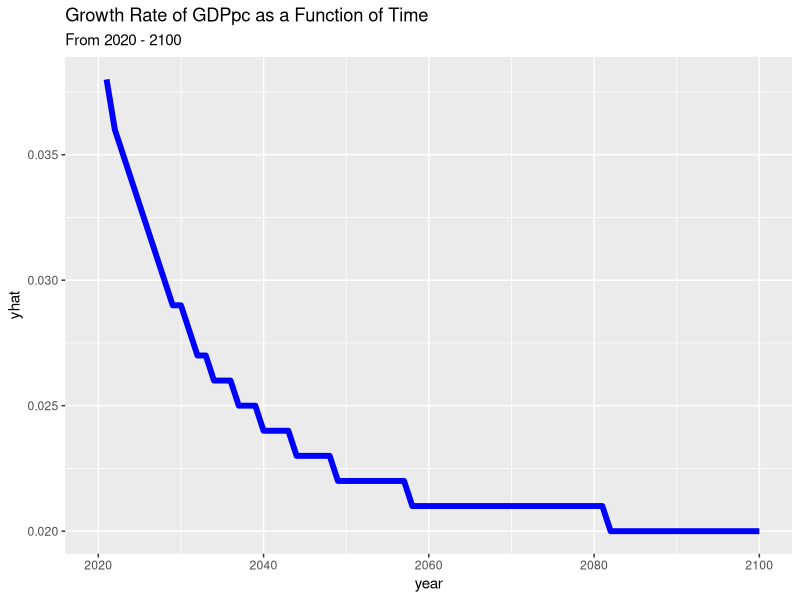
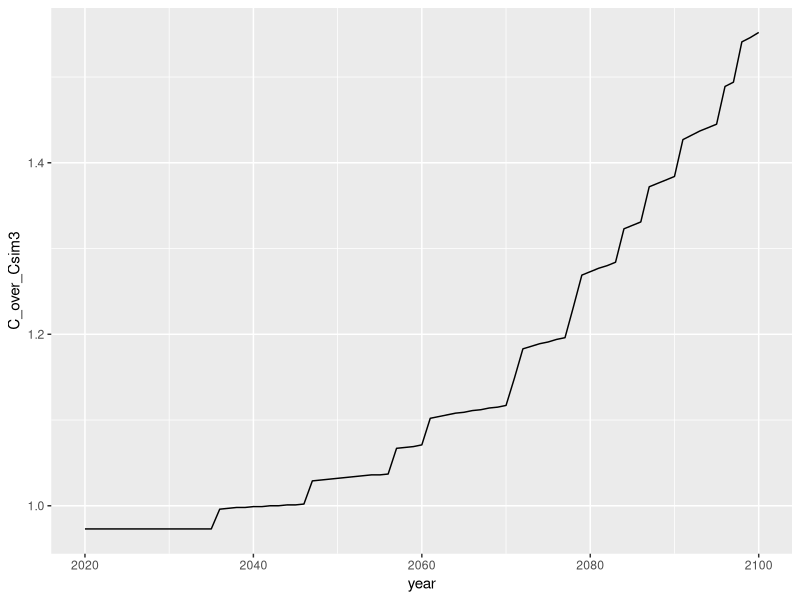
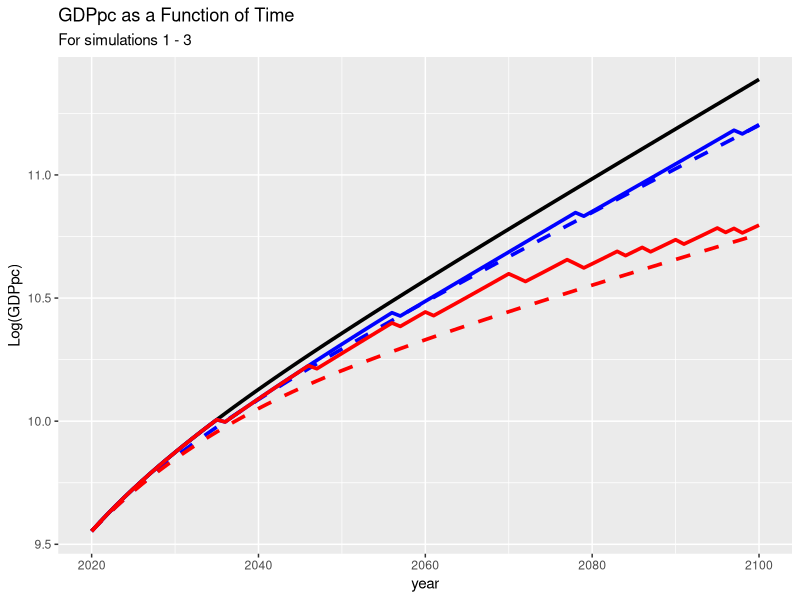
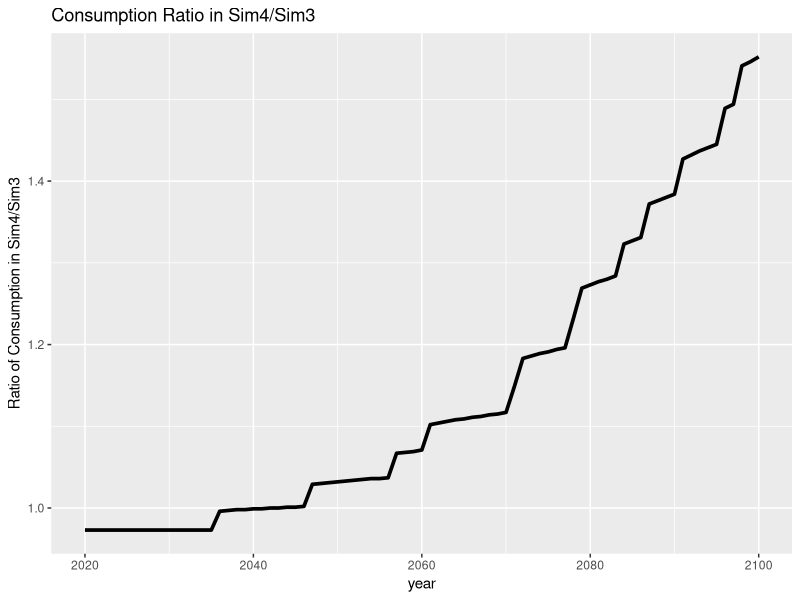

Generate these figures, in order, with R:
## ---- chunk 1
knitr::opts_chunk$set(echo = TRUE)
## ---- chunk 2
library(tidyverse)
## ---- chunk 3
# Parameters
s = .25
delta = .04
alpha = .33
n = .03
g = .02

# y_sim1 in 2017 USD (PPP), K_sim1 in mill 2017 USD (PPP), A_sim1 in index
L_0 = 45.0
K_0 = 1075795.25
A_0 = 10862.74
## ---- chunk 4
sim1 <- data.frame(year = 2020:2100,
                   L = L_0,
                   K_sim1 = K_0,
                   A_sim1 = A_0,
                   yhat_sim1 = NA,
                   Y_sim1 = K_0^alpha*(A_0*L_0)^(1-alpha),
                   y_sim1 = K_0^alpha*(A_0*L_0)^(1-alpha)/L_0)

# Start calculating values
sim1 <- sim1 %>%
  mutate(L = L_0*exp(n*(year-2020)))

for (i in 2:nrow(sim1)) {
  sim1$A_sim1[i] <- sim1$A_sim1[i-1]*exp(g)
  sim1$K_sim1[i] <- (1-delta)*sim1$K_sim1[i-1] + s*sim1$Y_sim1[i-1]
  sim1$Y_sim1[i] <- sim1$K_sim1[i]^alpha*(sim1$L[i]*sim1$A_sim1[i])^(1-alpha)
  sim1$y_sim1[i] <- sim1$Y_sim1[i]/sim1$L[i]
  sim1$yhat_sim1[i] <- (sim1$y_sim1[i]-sim1$y_sim1[i-1])/sim1$y_sim1[i-1]
}
sim1 <- sim1%>%
  mutate_if(is.numeric, round, digits= 3)
# Renaming
sim1 <- rename(sim1, K = K_sim1, A= A_sim1, yhat = yhat_sim1, Y= Y_sim1, y= y_sim1)

ggplot(data = sim1, aes(x = year, y = yhat)) + 
  geom_line(color = 'blue', size = 2) + 
  labs(title = "Growth Rate of GDPpc as a Function of Time", subtitle = "From 2020 - 2100")
  
  
## ---- chunk 5
set.seed(420)
pi <- 0.05
theta <- 0.05
year <- c(2020:2100)

W_sim2 <- as.integer(lapply(runif(length(year)), function(x) ifelse(x<pi, 1, 0)))

### Expected [E] ###

sim2_E <- data.frame(year = 2020:2100,
                   W = W_sim2,
                   L = L_0,
                   K_sim2 = K_0,
                   A_sim2 = A_0,
                   yhat_sim2 = NA, 
                   pi = pi)

sim2_E <- sim2_E %>%
  mutate(L = L_0*exp(n*(year-2020)))

sim2_E <- sim2_E %>%
  mutate(Y_sim2 = K_0^alpha*(A_sim2*L_0)^(1-alpha),
                   y_sim2 = K_0^alpha*(A_sim2*L_0)^(1-alpha)/L_0)

for (i in 2:nrow(sim2_E)) {
  sim2_E$A_sim2[i] <- sim2_E$A_sim2[i-1]*exp(g)*(1-sim2_E$pi[i]*theta)
  sim2_E$K_sim2[i] <- (1-delta)*sim2_E$K_sim2[i-1] + s*sim2_E$Y_sim2[i-1]
  sim2_E$Y_sim2[i] <- sim2_E$K_sim2[i]^alpha*(sim2_E$L[i]*sim2_E$A_sim2[i])^(1-alpha)
  sim2_E$y_sim2[i] <- sim2_E$Y_sim2[i]/sim2_E$L[i]
  sim2_E$yhat_sim2[i] <- (sim2_E$y_sim2[i]-sim2_E$y_sim2[i-1])/sim2_E$y_sim2[i-1]
}
sim2_E <- rename(sim2_E, K = K_sim2, A= A_sim2, yhat = yhat_sim2, Y= Y_sim2, y= y_sim2)

sim2_E <- sim2_E%>%
  mutate_if(is.numeric, round, digits= 3)

### Random realisation [RR] ###

sim2_RR <- data.frame(year = 2020:2100,
                   W = W_sim2,
                   L = L_0,
                   K_sim2 = K_0,
                   A_sim2 = A_0,
                   yhat_sim2 = NA)

sim2_RR <- sim2_RR %>%
  mutate(L = L_0*exp(n*(year-2020)))

sim2_RR <- sim2_RR %>%
  mutate( Y_sim2 = K_0^alpha*(A_sim2*L_0)^(1-alpha),
                   y_sim2 = K_0^alpha*(A_sim2*L_0)^(1-alpha)/L_0)

for (i in 2:nrow(sim2_RR)) {
  sim2_RR$A_sim2[i] <- sim2_RR$A_sim2[i-1]*exp(g)*(1-(sim2_RR$W[i]*theta))
  sim2_RR$K_sim2[i] <- (1-delta)*sim2_RR$K_sim2[i-1] + s*sim2_RR$Y_sim2[i-1]
  sim2_RR$Y_sim2[i] <- sim2_RR$K_sim2[i]^alpha*(sim2_RR$L[i]*sim2_RR$A_sim2[i])^(1-alpha)
  sim2_RR$y_sim2[i] <- sim2_RR$Y_sim2[i]/sim2_RR$L[i]
  sim2_RR$yhat_sim2[i] <- (sim2_RR$y_sim2[i]-sim2_RR$y_sim2[i-1])/sim2_RR$y_sim2[i-1]
}

sim2_RR <-rename(sim2_RR, K = K_sim2, A= A_sim2, yhat = yhat_sim2, Y= Y_sim2, y= y_sim2)
sim2_RR <- sim2_RR%>%
  mutate_if(is.numeric, round, digits= 3)
#ggplot(data = sim2_RR, aes(x = year, y = yhat_sim2)) +
  #geom_line()
## ---- chunk 6
### Expected [E] ###

pi_sim3 <- rep(0, 81)
pi_sim3[2:32] <- seq( 0.050,0.20, by=0.005)
pi_sim3[33:81] <- 0.20

sim3_E <- data.frame(year = 2020:2100,
                   L = L_0,
                   K = K_0,
                   A = A_0,
                   yhat = NA, 
                   pi = pi_sim3)

sim3_E <- sim3_E %>%
  mutate(L = L_0*exp(n*(year-2020)))

sim3_E <- sim3_E %>%
  mutate(Y = K_0^alpha*(A*L_0)^(1-alpha),
                   y = K_0^alpha*(A*L_0)^(1-alpha)/L_0)

for (i in 2:nrow(sim3_E)) {
  sim3_E$A[i] <- sim3_E$A[i-1]*exp(g)*(1-sim3_E$pi[i]*theta)
  sim3_E$K[i] <- (1-delta)*sim3_E$K[i-1] + s*sim3_E$Y[i-1]
  sim3_E$Y[i] <- sim3_E$K[i]^alpha*(sim3_E$L[i]*sim3_E$A[i])^(1-alpha)
  sim3_E$y[i] <- sim3_E$Y[i]/sim3_E$L[i]
  sim3_E$yhat[i] <- (sim3_E$y[i]-sim3_E$y[i-1])/sim3_E$y[i-1]
}

sim3_E <- sim3_E%>%
  mutate_if(is.numeric, round, digits= 3)


### Random realisation [RR] ###

set.seed(420)
W_sim3 <- as.integer(runif(length(2020:2100)) < pi_sim3)

sim3_RR <- data.frame(year = 2020:2100,
                   W = W_sim3,
                   L = L_0,
                   K = K_0,
                   A = A_0,
                   yhat = NA)

sim3_RR <- sim3_RR %>%
  mutate(L = L_0*exp(n*(year-2020)))

sim3_RR <- sim3_RR %>%
  mutate( Y = K_0^alpha*(A*L_0)^(1-alpha),
                   y = K_0^alpha*(A*L_0)^(1-alpha)/L_0)


for (i in 2:nrow(sim3_RR)) {
  sim3_RR$A[i] <- sim3_RR$A[i-1]*exp(g)*(1-sim3_RR$W[i]*theta)
  sim3_RR$K[i] <- (1-delta)*sim3_RR$K[i-1] + s*sim3_RR$Y[i-1]
  sim3_RR$Y[i] <- sim3_RR$K[i]^alpha*(sim3_RR$L[i]*sim3_RR$A[i])^(1-alpha)
  sim3_RR$y[i] <- sim3_RR$Y[i]/sim3_RR$L[i]
  sim3_RR$yhat[i] <- (sim3_RR$y[i]-sim3_RR$y[i-1])/sim3_RR$y[i-1]
}
sim3_RR <- sim3_RR%>%
  mutate_if(is.numeric, round, digits= 3)
## ---- chunk 7
s_b <- .02
theta_l <- .01
theta_u <- .05
B_0 <- 0


sim4 <- data.frame(year = 2020:2100,
                   W = W_sim3,
                   L = L_0,
                   K = K_0,
                   A = A_0,
                   yhat = NA, 
                   B = B_0, 
                   Y_sim3 = sim3_RR$Y, 
                   D = NA)

sim4 <- sim4 %>%
  mutate(L = L_0*exp(n*(year-2020)))

sim4 <- sim4 %>%
  mutate( Y = K_0^alpha*(A*L_0)^(1-alpha),
          y =Y/L_0, 
          C = (1-s-s_b)*Y, 
          C_sim3 = (1-s)*Y_sim3, 
          C_over_Csim3 = C/C_sim3)


for (i in 2:nrow(sim4)) {
  sim4$B[i] <- sim4$B[i-1] + s_b*sim4$Y[i-1] - delta * sim4$B[i-1]
  sim4$D[i] <- theta_l + (theta_u - theta_l)*exp(-.1*sim4$B[i]/sim4$A[i-1])
  sim4$A[i] <- sim4$A[i-1]*exp(g)*(1-sim4$W[i]*sim4$D[i])
  sim4$K[i] <- (1-delta)*sim4$K[i-1] + s*sim4$Y[i-1]
  sim4$Y[i] <- sim4$K[i]^alpha*(sim4$L[i]*sim4$A[i])^(1-alpha)
  sim4$C[i] <- (1 - s - s_b)*sim4$Y[i]
  sim4$y[i] <- sim4$Y[i]/sim4$L[i]
  sim4$yhat[i] <- (sim4$y[i]-sim4$y[i-1])/sim4$y[i-1]
  sim4$C_over_Csim3[i] <- sim4$C[i]/sim4$C_sim3[i] 
}
sim4 <- sim4%>%
  mutate_if(is.numeric, round, digits= 3)

ggplot(data = sim4) +
  geom_line(aes(x = year, y = C_over_Csim3))
## ---- chunk 8

ggplot() +
  geom_line(data=sim1, aes(x = year, y = log(y)), size = 1.25) +
  geom_line(linetype = 'dashed', data=sim2_E, aes(x = year, y = log(y)), color = 'blue', size = 1.25) +
  geom_line(data=sim2_RR, aes(x = year, y = log(y)), color = 'blue', size = 1.25) + 
  geom_line(linetype = 'dashed', data=sim3_E, aes(x = year, y = log(y)), color = 'red', size = 1.25) + 
  geom_line(data=sim3_RR, aes(x = year, y = log(y)), color = 'red', size = 1.25) +
  labs(y = "Log(GDPpc)", title = "GDPpc as a Function of Time", subtitle = "For simulations 1 - 3")
  
  

## ---- chunk 9

ggplot() +
  geom_line(data=sim4, aes(x = year, y = C_over_Csim3), size = 1.25) +
  labs(y = "Ratio of Consumption in Sim4/Sim3", title = "Consumption Ratio in Sim4/Sim3")

## ---- chunk 10
library(writexl)

write_xlsx(list(Simulation1= sim1, Simulation2E= sim2_E, Simulation2RR= sim2_RR, Simulation3E= sim3_E, Simulation3RR= sim3_RR, simulation4 = sim4), col_names = TRUE, "EGI_Assignment1_NuurVdVelGrotz.xlsx")
